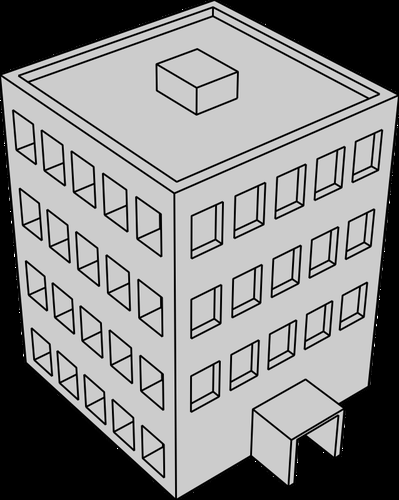
#> input picture imagenes/edificio.png, 399 x 500 px, found by its file name
$ jupyter execute 08_projective.ipynb
#> lines starting #> are read from the running program, lines starting #| are printed output that depends on the picture; after the words box and inside, x2 and y2 are one past the last pixel; in counts of white or black regions, pixels touching at a corner belong together
# 08 — Transformación Proyectiva (Homografía) en 2D

## Teoría (coordenadas homogéneas, matriz 3×3)

La **transformación proyectiva** (o **homografía**) mapea puntos de un plano a otro usando una matriz $( \mathbf{H} \in \mathbb{R}^{3\times 3} )$ definida **a escala** (hasta un factor).
En **coordenadas homogéneas**:
$
\begin{bmatrix}
x_2 \\ y_2 \\ w
\end{bmatrix}$
$=
\mathbf{H}$
$\begin{bmatrix}
x_1 \\ y_1 \\ 1
\end{bmatrix}$,
$\qquad
\mathbf{H}=$
$\begin{bmatrix}
h_{11} & h_{12} & h_{13} \\
h_{21} & h_{22} & h_{23} \\
h_{31} & h_{32} & h_{33}
\end{bmatrix}.
$

Para volver a coordenadas cartesianas:
$
x'_2 = \frac{x_2}{w}, \qquad y'_2 = \frac{y_2}{w}.
$

Una homografía está determinada (salvo escala) por **cuatro pares de puntos no colineales** (4 correspondencias punto a punto).
OpenCV provee:
- `cv2.getPerspectiveTransform(src_pts, dst_pts)` cuando damos **4 puntos** exactos.
- `cv2.findHomography(src_pts, dst_pts, method=RANSAC)` para datos con ruido/outliers.

La aplicación sobre una imagen se hace con:
- `cv2.warpPerspective(img, H, (W, H))`.

## Implementación en OpenCV

1. **Deformación proyectiva** controlada: moveremos las esquinas de la imagen para crear una vista "trapezoidal".
2. **Rectificación** de un cuadrilátero interno: seleccionar una región y llevarla a un rectángulo (simulando *bird's-eye*).

[cell 1]
# ✅ Importar librerías y cargar imagen
import cv2
import numpy as np
import matplotlib.pyplot as plt

# MISMA ruta que venimos usando (ajusta si cambió)
img_bgr = cv2.imread(r"C:\Users\20808\Documents\Repositorios\Vision_en_Robotica\imagenes\edificio.png")
#> img_bgr is the input picture: shape (500, 399, 3); min 0, max 255, mean 135.9
if img_bgr is None:
    raise FileNotFoundError("⚠️ No se pudo cargar la imagen. Verifica la ruta.")

img_rgb = cv2.cvtColor(img_bgr, cv2.COLOR_BGR2RGB)
h, w = img_rgb.shape[:2]
#> h = 500; w = 399

plt.imshow(img_rgb); plt.title("Original (RGB)"); plt.axis("off"); plt.show()

### Ejemplo 1 — Deformación proyectiva de toda la imagen (mover esquinas)

Definimos 4 puntos **origen** (las esquinas) y 4 puntos **destino** (un trapecio). Usamos `getPerspectiveTransform` + `warpPerspective`.

[cell 2]
# Puntos fuente: esquinas del lienzo
src = np.float32([[0,0], [w-1,0], [w-1,h-1], [0,h-1]])
#> src = [[0, 0], [398, 0], [398, 499], [0, 499]]

# Puntos destino: trapecio (ajusta los offsets para distintos efectos)
offset_x = int(0.25*w)
#> offset_x = 99
offset_y = int(0.10*h)
#> offset_y = 50
dst = np.float32([
    [0+offset_x,     0+offset_y],
    [w-1-offset_x,   0+0       ],
    [w-1,            h-1-offset_y],
    [0,              h-1       ]
])

H = cv2.getPerspectiveTransform(src, dst)
proj = cv2.warpPerspective(img_rgb, H, (w, h), flags=cv2.INTER_LINEAR,
                           borderMode=cv2.BORDER_CONSTANT, borderValue=(0,0,0))
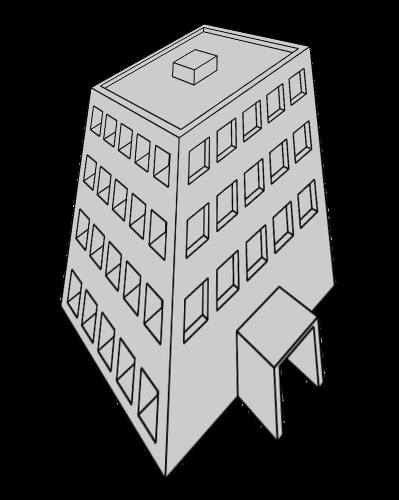
#> proj: shape (500, 399, 3); min 0, max 247, mean 81.6

plt.figure(figsize=(12,5))
plt.subplot(1,2,1); plt.imshow(img_rgb); plt.title("Original"); plt.axis("off")
plt.subplot(1,2,2); plt.imshow(proj);    plt.title("Proyectiva (trapecio)"); plt.axis("off")
plt.show()
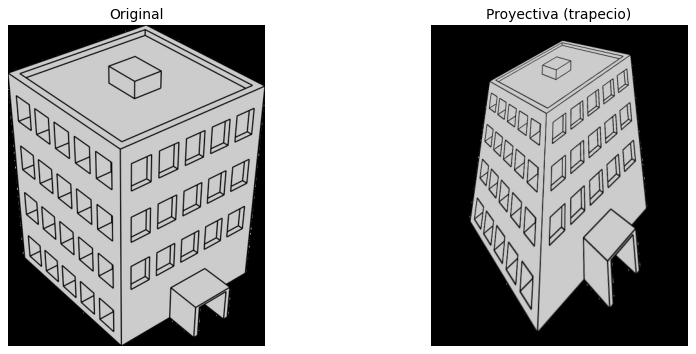
#> figure drawn by matplotlib, 2 panels

### Ejemplo 2 — Rectificación de un cuadrilátero interno (*bird's‑eye* de una región)

Seleccionamos un **cuadrilátero** dentro de la imagen (simulando un plano inclinado) y lo mapeamos a un **rectángulo** de salida.
Esto es análogo a **rectificar un plano** (p. ej., el piso o una hoja vista en perspectiva).

[cell 3]
# Definir una región cuadrilátera interna (ajusta estos puntos si quieres otra zona)
quad_src = np.float32([
    [int(0.35*w), int(0.30*h)],
    [int(0.70*w), int(0.28*h)],
    [int(0.75*w), int(0.65*h)],
    [int(0.32*w), int(0.70*h)],
])

# Tamaño deseado del rectángulo de salida
out_W, out_H = 400, 400

quad_dst = np.float32([
    [0, 0],
    [out_W-1, 0],
    [out_W-1, out_H-1],
    [0, out_H-1],
])

H_rect = cv2.getPerspectiveTransform(quad_src, quad_dst)
rectified = cv2.warpPerspective(img_rgb, H_rect, (out_W, out_H), flags=cv2.INTER_LINEAR,
                                borderMode=cv2.BORDER_CONSTANT, borderValue=(0,0,0))
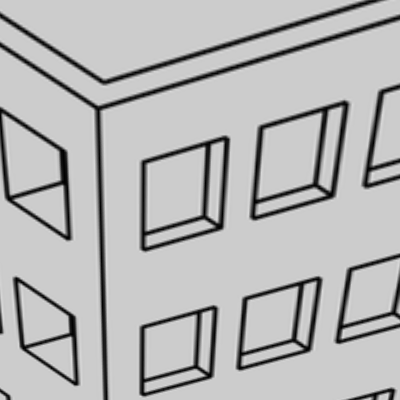
#> rectified: shape (400, 400, 3); min 0, max 223, mean 182

# Visualización
fig = plt.figure(figsize=(12,5))
ax1 = fig.add_subplot(1,2,1)
ax1.imshow(img_rgb); ax1.set_title("Región a rectificar (marcada)"); ax1.axis("off")

# dibujar la región sobre la original
poly = quad_src.astype(int)
for i in range(4):
    p1 = tuple(poly[i])
    p2 = tuple(poly[(i+1)%4])
    cv2.line(img_rgb, p1, p2, (255,0,0), 2)  # ojo: img_rgb es RGB; dibujar con rojo puro
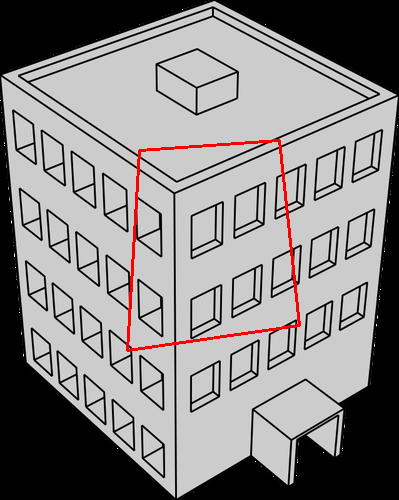
#> img_rgb: shape (500, 399, 3); 1.04% of pixels changed, all inside (x1, y1, x2, y2) = (126, 139, 301, 352)
ax1.imshow(img_rgb)

ax2 = fig.add_subplot(1,2,2)
ax2.imshow(rectified); ax2.set_title("Región rectificada (bird's-eye)"); ax2.axis("off")

plt.show()
